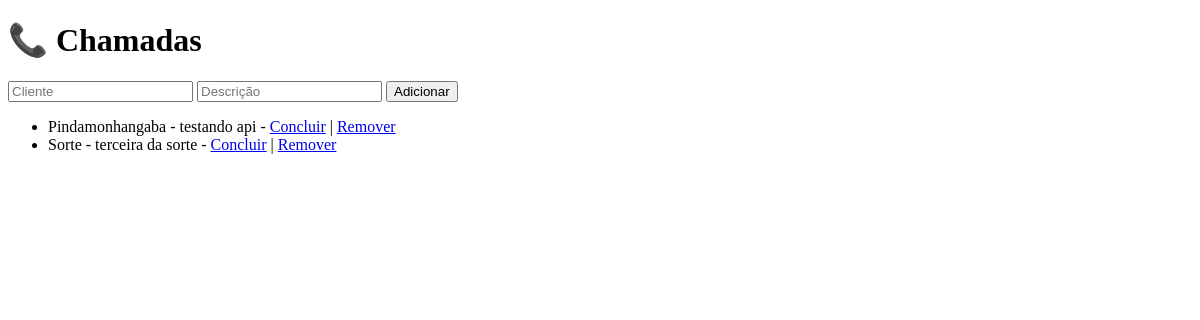
/calls/, run on an earlier commit of the app's database.
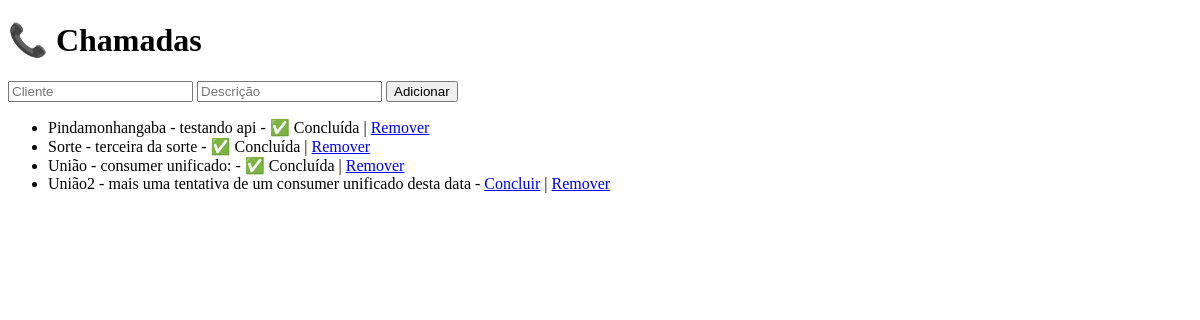
And on a later commit of the database.
### calls/models.py (models this page shows, shortened)
class Call(models.Model):
    cliente = models.CharField(max_length=100)
    descricao = models.TextField()
    status = models.CharField(
        max_length=20,
        choices=[("pendente", "Pendente"), ("concluida", "Concluída")],
        default="pendente"
    )

### calls/views.py (the view)
# urls.py: path("", views.call_list, name="call_list"),  # rota raiz do app
def call_list(request):
    calls = Call.objects.all()
    return render(request, "calls/call_list.html", {"calls": calls})

### calls/templates/calls/call_list.html (shortened to what this page needs)
<!DOCTYPE html>
<html>
<head><title>Chamadas</title></head>
<body>
    <h1>📞 Chamadas</h1>
    <form method="POST" action="{% url 'add_call' %}">
        <input type="text" name="cliente" placeholder="Cliente" required>
        <input type="text" name="descricao" placeholder="Descrição" required>
        <button type="submit">Adicionar</button>
    </form>
    <ul>
        {% for call in calls %}
            <li>
                {{ call.cliente }} - {{ call.descricao }} -
                {% if call.status == "concluida" %}
                    ✅ Concluída
                {% else %}
                    <a href="{% url 'complete_call' call.id %}">Concluir</a>
                {% endif %}
                | <a href="{% url 'delete_call' call.id %}">Remover</a>
            </li>
        {% empty %}
            <li>Nenhuma chamada cadastrada.</li>
        {% endfor %}
    </ul>
</body>
</html>

What changed in the data, as far as the page shows it:
changed Call "Pindamonhangaba": status "Concluir" → "✅ Concluída"
changed Call "Sorte": status "Concluir" → "✅ Concluída"
added Call: cliente "União", descricao "consumer unificado:", status "✅ Concluída"
added Call: cliente "União2", descricao "mais uma tentativa de um consumer unificado desta data", status "Concluir"
